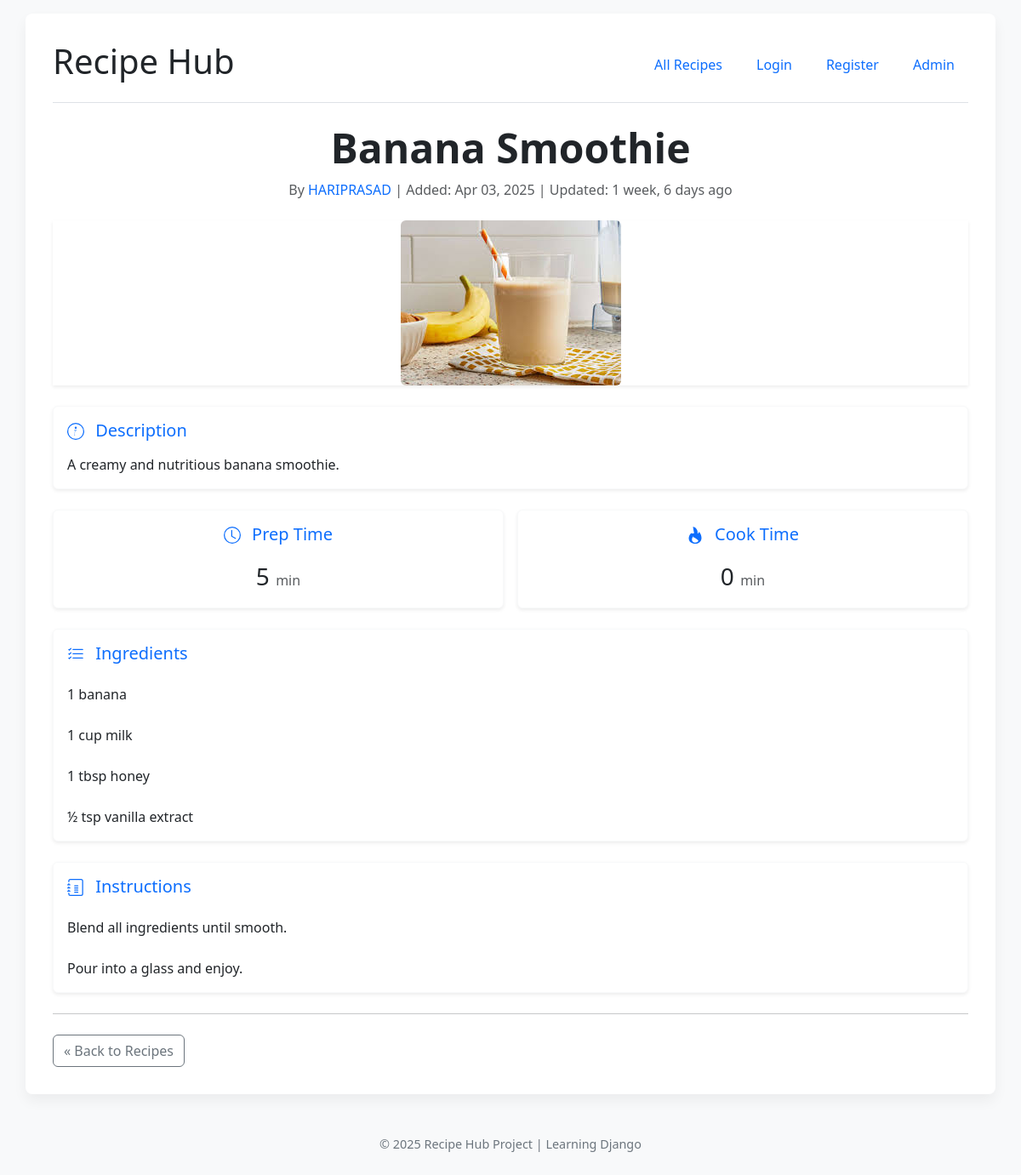
Screenshot of /recipes/10/ with the database file from the repository.
### recipes/models.py (models this page shows, shortened)
class Recipe(models.Model):
    title = models.CharField(max_length=200)
    description = models.TextField(blank=True, null=True)
    instructions = models.TextField()
    prep_time = models.PositiveIntegerField(help_text='Preparation time in minutes')
    cook_time = models.PositiveIntegerField(help_text='Cooking time in minutes')
    author = models.ForeignKey(User, on_delete=models.CASCADE)
    created_at = models.DateTimeField(default=timezone.now, editable=False)
    updated_at = models.DateTimeField(auto_now=True)
    image = models.ImageField(upload_to='recipe_images/', blank=True, null=True)
    ingredients = models.TextField(help_text='List ingredients, one per line or separated by commas')
    class Meta:
        ordering = ['-created_at']

### recipes/views.py (the view)
# urls.py: path('<int:pk>/', views.recipe_detail, name='recipe_detail'),
def recipe_detail(request, pk):
    recipe = get_object_or_404(Recipe, pk=pk)
    context = {
        'recipe': recipe,
        'page_title': recipe.title
    }
    return render(request, 'recipes/recipe_detail.html', context)

### templates/recipes/recipe_detail.html (shortened to what this page needs)
{% extends "base.html" %}
{% block content %}
    <article class="recipe-detail">
        <div class="text-center mb-4">
            <h2 class="display-5 fw-bold">{{ recipe.title }}</h2>
            <p class="text-muted">
                By <a href="#" class="text-decoration-none">{{ recipe.author.username }}</a> |
                Added: {{ recipe.created_at|date:"M d, Y" }} |
                Updated: {{ recipe.updated_at|timesince }} ago
            </p>
        </div>
        {% if recipe.image %}
            <div class="mb-4 text-center shadow-sm">
                <img src="{{ recipe.image.url }}" alt="{{ recipe.title }}" class="img-fluid rounded" style="max-height: 500px;">
            </div>
        {% endif %}
        {% if recipe.description %}
            <div class="card mb-4 border-light shadow-sm">
                <div class="card-body">
                     <h5 class="card-title text-primary mb-3">
                         Description
                     </h5>
                    <p class="card-text">{{ recipe.description|linebreaksbr }}</p>
                </div>
            </div>
        {% endif %}
        <div class="row mb-4 g-3">
            <div class="col-md-6">
                 <div class="card h-100 text-center border-light shadow-sm">
                    <div class="card-body">
                         <h5 class="card-title text-primary mb-3">
                            <svg xmlns="http://www.w3.org/2000/svg" width="20" height="20" fill="currentColor" class="bi bi-clock me-2" viewBox="0 0 16 16"><path d="M8 3.5a.5.5 0 0 0-1 0V9a.5.5 0 0 0 .252.434l3.5 2a.5.5 0 0 0 .496-.868L8 8.71V3.5z"/><path d="M8 16A8 8 0 1 0 8 0a8 8 0 0 0 0 16zm7-8A7 7 0 1 1 1 8a7 7 0 0 1 14 0z"/></svg>
                            Prep Time
                         </h5>
                        <p class="card-text fs-3 fw-light">{{ recipe.prep_time }} <small class="fs-6 text-muted">min</small></p>
                    </div>
                </div>
            </div>
             <div class="col-md-6">
                 <div class="card h-100 text-center border-light shadow-sm">
                    <div class="card-body">
                         <h5 class="card-title text-primary mb-3">
                             Cook Time
                         </h5>
                        <p class="card-text fs-3 fw-light">{{ recipe.cook_time }} <small class="fs-6 text-muted">min</small></p>
                    </div>
                </div>
            </div>
        </div>
        <div class="card mb-4 border-light shadow-sm">
             <div class="card-header bg-white border-0 pt-3">
                 <h5 class="card-title text-primary mb-0">
                     Ingredients
                 </h5>
             </div>
            <div class="card-body">
                <div class="card-text">{{ recipe.ingredients|linebreaksbr }}</div>
            </div>
        </div>
         <div class="card mb-4 border-light shadow-sm">
              <div class="card-header bg-white border-0 pt-3">
                 <h5 class="card-title text-primary mb-0">
                    Instructions
                 </h5>
              </div>
            <div class="card-body">
                <div class="card-text">{{ recipe.instructions|linebreaksbr }}</div>
            </div>
        </div>
        <hr class="my-4">
        <div class="d-flex justify-content-between align-items-center">
            <a href="{% url 'recipes:recipe_list' %}" class="btn btn-outline-secondary">
                « Back to Recipes
            </a>
        </div>
    </article>
{% endblock %}

### templates/base.html (style rules this page uses)
body { padding-top: 1rem; padding-bottom: 1rem; min-height: 100vh; display: flex; flex-direction: column; background-color: #f8f9fa; }

### rows the page displays
Recipe: title "Banana Smoothie", author.username "HARIPRASAD", created_at "Apr 03, 2025", updated_at "1 week, 6 days", image (picture), description "A creamy and nutritious banana smoothie.", prep_time "5", cook_time "0", ingredients "1 banana 1 cup milk 1 tbsp honey ½ tsp vanilla extract", instructions "Blend all ingredients until smooth. Pour into a glass and enjoy."
